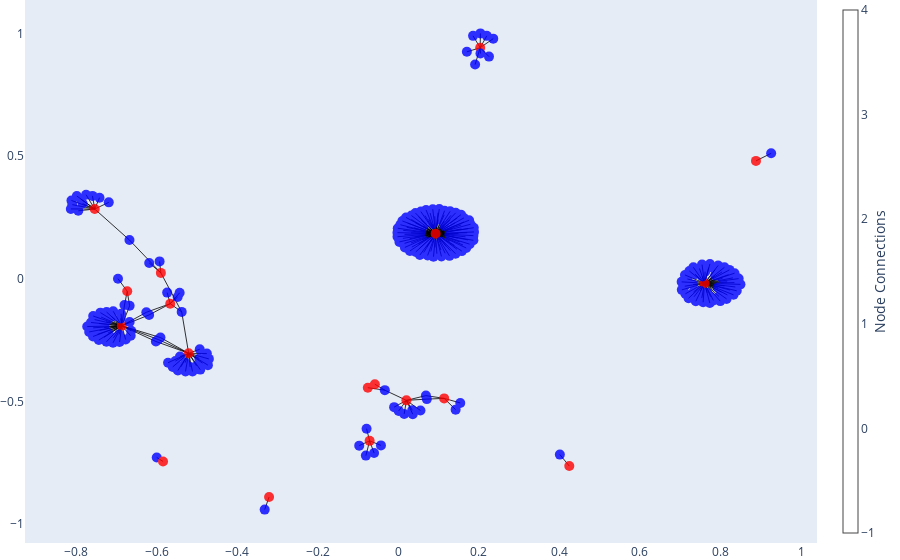

The code cell stored with this chart in its notebook:
### Code cell
# Graph initialisieren
G = nx.Graph()

# Reihenweise durch Dataframe iterieiern
for index, row in df.iterrows():
    # Knoten hinzufügen
    G.add_node(row['Name der Sonde'], type='Sonde')
    G.add_node(row['Missionsziele'], type='Himmelskörper')
    # Kanten hinzufügen mit der Sonde und dem Himmelskörper als Knoten
    G.add_edge(row['Name der Sonde'], row['Missionsziele'])

# Layout festlegen
pos = nx.spring_layout(G)

# Scatterplot initialisieren
node_trace = go.Scatter(
    x=[],
    y=[],
    text=[],
    mode='markers',
    hoverinfo='text',
    opacity=0.8,
    marker=dict(
        showscale=True,
        colorscale='YlGnBu',
        size=10,
        colorbar=dict(
            thickness=15,
            title='Node Connections',
            xanchor='left',
            titleside='right'
        )
    )
)

# Iteriere durch alle Knoten im G und füge die Positionen dem Scatterplot hinzu
for node in G.nodes:
    x, y = pos[node]
    node_trace['x'] += tuple([x])
    node_trace['y'] += tuple([y])
    
    # Wenn der Knoten vom Typ 'Sonde' ist, suche nach zusätzlichen Attributen für den Hover-Text
    if G.nodes[node]['type'] == 'Sonde':
        # finde entsprechene Zeile der Sonde im Dataframe
        row = df[df['Name der Sonde'] == node].iloc[0]
        # Hover text erstellen
        hover_text = (
            f"Name der Sonde: {row['Name der Sonde']}<br>"
            f"Nation oder: {row['Nation oder']}<br>"
            f"Typ: {row['Typ']}<br>"
            f"Missonsname: {row['Missonsname/']}<br>"
            f"Von: {row['Von']}<br>"
            f"Bis: {row['Bis']}<br>"
            f"Status: {row['Status']}"
        )
    else:
        # Wenn der Knoten vom Typ 'Himmelskörper' ist, verwende nur den Namen des Knotens
        hover_text = f"{node} ({G.nodes[node]['type']})"
    
    # Hover tex hinzufügen
    node_trace['text'] += tuple([hover_text])

# Farbe definieren für die Knoten
node_trace['marker']['color'] = ['blue' if G.nodes[node]['type']=='Sonde' else 'red' for node in G.nodes]

# Kanten hinzufügen
edge_trace = go.Scatter(
    x=[],
    y=[],
    line=dict(width=0.8, color='black'),
    hoverinfo='none',
    mode='lines'
)

# Iteriere durch alle Kanten im G und füge die Positionen dem Scatterplot hinzu
for edge in G.edges:
    x0, y0 = pos[edge[0]]
    x1, y1 = pos[edge[1]]
    edge_trace['x'] += tuple([x0, x1, None])
    edge_trace['y'] += tuple([y0, y1, None])

# Plot erstellen
fig = go.Figure(data=[edge_trace, node_trace],
             layout=go.Layout(
                showlegend=False,
                hovermode='closest',
                margin=dict(b=0, l=0, r=0, t=0),
                xaxis=dict(showgrid=False, zeroline=False),
                yaxis=dict(showgrid=False, zeroline=False))
             )

fig.show()

### Figure 1 — Plotly figure (JSON) as saved in the notebook; plotly's stock layout.template omitted (floating-point values rounded to 4 significant figures; data arrays with more than 128 entries replaced by an {"elided": "..."} marker saying what was removed)
{"data": [{"hoverinfo": "none", "line": {"color": "black", "width": 0.8}, "mode": "lines", "type": "scatter", "x": {"elided": "801 float values"}, "y": {"elided": "801 float values"}}, {"hoverinfo": "text", "marker": {"color": {"elided": "271 str values"}, "colorbar": {"thickness": 15, "title": {"side": "right", "text": "Node Connections"}, "xanchor": "left"}, "colorscale": [[0, "rgb(255,255,217)"], [0.125, "rgb(237,248,177)"], [0.25, "rgb(199,233,180)"], [0.375, "rgb(127,205,187)"], [0.5, "rgb(65,182,196)"], [0.625, "rgb(29,145,192)"], [0.75, "rgb(34,94,168)"], [0.875, "rgb(37,52,148)"], [1, "rgb(8,29,88)"]], "showscale": true, "size": 10}, "mode": "markers", "opacity": 0.8, "text": {"elided": "271 str values"}, "type": "scatter", "x": {"elided": "271 float values"}, "y": {"elided": "271 float values"}}], "layout": {"hovermode": "closest", "margin": {"b": 0, "l": 0, "r": 0, "t": 0}, "showlegend": false, "xaxis": {"showgrid": false, "zeroline": false}, "yaxis": {"showgrid": false, "zeroline": false}}}
